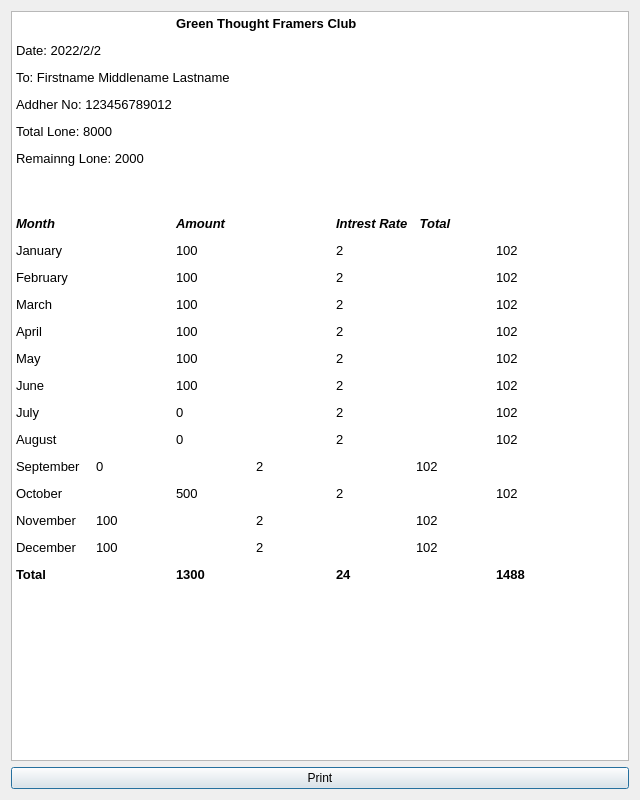
<?xml version="1.0" encoding="UTF-8"?>
<ui version="4.0">
 <class>Dialog</class>
 <widget class="QDialog" name="Dialog">
  <property name="geometry">
   <rect>
    <x>0</x>
    <y>0</y>
    <width>640</width>
    <height>800</height>
   </rect>
  </property>
  <property name="windowTitle">
   <string>Dialog</string>
  </property>
  <layout class="QGridLayout" name="gridLayout_2">
   <item row="0" column="0">
    <layout class="QGridLayout" name="gridLayout">
     <item row="0" column="0">
      <widget class="QTextEdit" name="textEdit">
       <property name="html">
        <string>&lt;!DOCTYPE HTML PUBLIC &quot;-//W3C//DTD HTML 4.0//EN&quot; &quot;http://www.w3.org/TR/REC-html40/strict.dtd&quot;&gt;
&lt;html&gt;&lt;head&gt;&lt;meta name=&quot;qrichtext&quot; content=&quot;1&quot; /&gt;&lt;style type=&quot;text/css&quot;&gt;
p, li { white-space: pre-wrap; }
&lt;/style&gt;&lt;/head&gt;&lt;body style=&quot; font-family:'MS Shell Dlg 2'; font-size:7.8pt; font-weight:400; font-style:normal;&quot;&gt;
&lt;p style=&quot; margin-top:0px; margin-bottom:0px; margin-left:0px; margin-right:0px; -qt-block-indent:0; text-indent:0px;&quot;&gt;&lt;span style=&quot; font-size:10pt; font-weight:600;&quot;&gt;		Green Thought Framers Club&lt;/span&gt;&lt;/p&gt;
&lt;p style=&quot; margin-top:12px; margin-bottom:12px; margin-left:0px; margin-right:0px; -qt-block-indent:0; text-indent:0px;&quot;&gt;&lt;span style=&quot; font-size:10pt;&quot;&gt;Date: 2022/2/2&lt;/span&gt;&lt;/p&gt;
&lt;p style=&quot; margin-top:12px; margin-bottom:12px; margin-left:0px; margin-right:0px; -qt-block-indent:0; text-indent:0px;&quot;&gt;&lt;span style=&quot; font-size:10pt;&quot;&gt;To: Firstname Middlename Lastname&lt;/span&gt;&lt;/p&gt;
&lt;p style=&quot; margin-top:12px; margin-bottom:12px; margin-left:0px; margin-right:0px; -qt-block-indent:0; text-indent:0px;&quot;&gt;&lt;span style=&quot; font-size:10pt;&quot;&gt;Addher No: 123456789012&lt;/span&gt;&lt;/p&gt;
&lt;p style=&quot; margin-top:12px; margin-bottom:12px; margin-left:0px; margin-right:0px; -qt-block-indent:0; text-indent:0px;&quot;&gt;&lt;span style=&quot; font-size:10pt;&quot;&gt;Total Lone: 8000&lt;/span&gt;&lt;/p&gt;
&lt;p style=&quot; margin-top:12px; margin-bottom:12px; margin-left:0px; margin-right:0px; -qt-block-indent:0; text-indent:0px;&quot;&gt;&lt;span style=&quot; font-size:10pt;&quot;&gt;Remainng Lone: 2000&lt;/span&gt;&lt;/p&gt;
&lt;p style=&quot; margin-top:12px; margin-bottom:12px; margin-left:0px; margin-right:0px; -qt-block-indent:0; text-indent:0px;&quot;&gt;&lt;span style=&quot; font-size:8pt;&quot;&gt;&lt;br /&gt;&lt;/span&gt;&lt;/p&gt;
&lt;p style=&quot; margin-top:12px; margin-bottom:12px; margin-left:0px; margin-right:0px; -qt-block-indent:0; text-indent:0px;&quot;&gt;&lt;span style=&quot; font-size:10pt; font-weight:600; font-style:italic;&quot;&gt;Month 		Amount 		Intrest Rate	 Total&lt;/span&gt;&lt;/p&gt;
&lt;p style=&quot; margin-top:12px; margin-bottom:12px; margin-left:0px; margin-right:0px; -qt-block-indent:0; text-indent:0px;&quot;&gt;&lt;span style=&quot; font-size:10pt;&quot;&gt;January 		100 		2		102&lt;/span&gt;&lt;/p&gt;
&lt;p style=&quot; margin-top:12px; margin-bottom:12px; margin-left:0px; margin-right:0px; -qt-block-indent:0; text-indent:0px;&quot;&gt;&lt;span style=&quot; font-size:10pt;&quot;&gt;February		100		2 		102&lt;/span&gt;&lt;/p&gt;
&lt;p style=&quot; margin-top:12px; margin-bottom:12px; margin-left:0px; margin-right:0px; -qt-block-indent:0; text-indent:0px;&quot;&gt;&lt;span style=&quot; font-size:10pt;&quot;&gt;March		100		2		102&lt;/span&gt;&lt;/p&gt;
&lt;p style=&quot; margin-top:12px; margin-bottom:12px; margin-left:0px; margin-right:0px; -qt-block-indent:0; text-indent:0px;&quot;&gt;&lt;span style=&quot; font-size:10pt;&quot;&gt;April 		100		2 		102&lt;/span&gt;&lt;/p&gt;
&lt;p style=&quot; margin-top:12px; margin-bottom:12px; margin-left:0px; margin-right:0px; -qt-block-indent:0; text-indent:0px;&quot;&gt;&lt;span style=&quot; font-size:10pt;&quot;&gt;May 		100 		2 		102&lt;/span&gt;&lt;/p&gt;
&lt;p style=&quot; margin-top:12px; margin-bottom:12px; margin-left:0px; margin-right:0px; -qt-block-indent:0; text-indent:0px;&quot;&gt;&lt;span style=&quot; font-size:10pt;&quot;&gt;June 		100 		2 		102&lt;/span&gt;&lt;/p&gt;
&lt;p style=&quot; margin-top:12px; margin-bottom:12px; margin-left:0px; margin-right:0px; -qt-block-indent:0; text-indent:0px;&quot;&gt;&lt;span style=&quot; font-size:10pt;&quot;&gt;July 		0 		2 		102&lt;/span&gt;&lt;/p&gt;
&lt;p style=&quot; margin-top:12px; margin-bottom:12px; margin-left:0px; margin-right:0px; -qt-block-indent:0; text-indent:0px;&quot;&gt;&lt;span style=&quot; font-size:10pt;&quot;&gt;August 		0 		2 		102&lt;/span&gt;&lt;/p&gt;
&lt;p style=&quot; margin-top:12px; margin-bottom:12px; margin-left:0px; margin-right:0px; -qt-block-indent:0; text-indent:0px;&quot;&gt;&lt;span style=&quot; font-size:10pt;&quot;&gt;September 	0 		2 		102&lt;/span&gt;&lt;/p&gt;
&lt;p style=&quot; margin-top:12px; margin-bottom:12px; margin-left:0px; margin-right:0px; -qt-block-indent:0; text-indent:0px;&quot;&gt;&lt;span style=&quot; font-size:10pt;&quot;&gt;October 		500 		2 		102&lt;/span&gt;&lt;/p&gt;
&lt;p style=&quot; margin-top:12px; margin-bottom:12px; margin-left:0px; margin-right:0px; -qt-block-indent:0; text-indent:0px;&quot;&gt;&lt;span style=&quot; font-size:10pt;&quot;&gt;November 	100 		2 		102&lt;/span&gt;&lt;/p&gt;
&lt;p style=&quot; margin-top:12px; margin-bottom:12px; margin-left:0px; margin-right:0px; -qt-block-indent:0; text-indent:0px;&quot;&gt;&lt;span style=&quot; font-size:10pt;&quot;&gt;December 	100 		2 		102&lt;/span&gt;&lt;/p&gt;
&lt;p style=&quot; margin-top:12px; margin-bottom:12px; margin-left:0px; margin-right:0px; -qt-block-indent:0; text-indent:0px;&quot;&gt;&lt;span style=&quot; font-size:10pt; font-weight:600;&quot;&gt;Total 		1300 		24 		1488&lt;/span&gt;&lt;/p&gt;
&lt;p style=&quot; margin-top:12px; margin-bottom:12px; margin-left:0px; margin-right:0px; -qt-block-indent:0; text-indent:0px;&quot;&gt;&lt;span style=&quot; font-size:8pt;&quot;&gt;&lt;br /&gt;&lt;/span&gt;&lt;/p&gt;&lt;/body&gt;&lt;/html&gt;</string>
       </property>
      </widget>
     </item>
    </layout>
   </item>
   <item row="1" column="0">
    <widget class="QPushButton" name="edittext_print_btn">
     <property name="text">
      <string>Print</string>
     </property>
    </widget>
   </item>
  </layout>
 </widget>
 <resources/>
 <connections/>
</ui>
